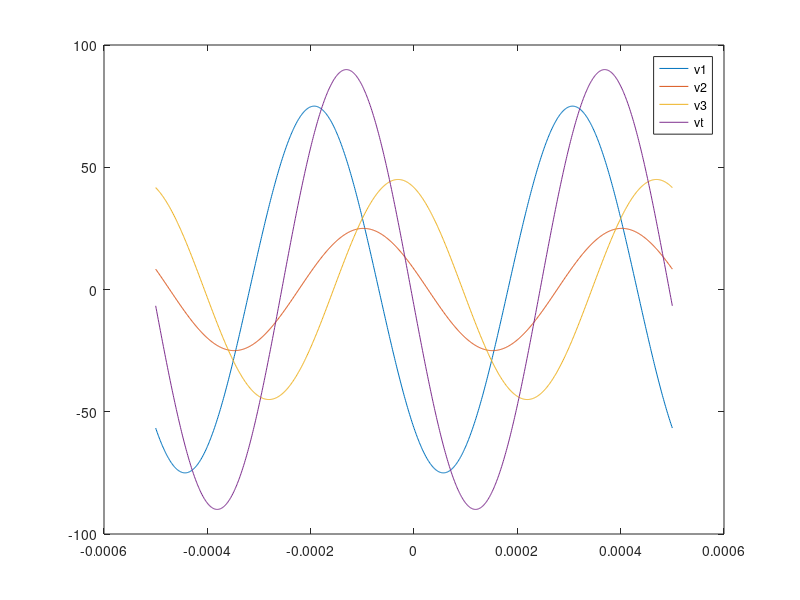
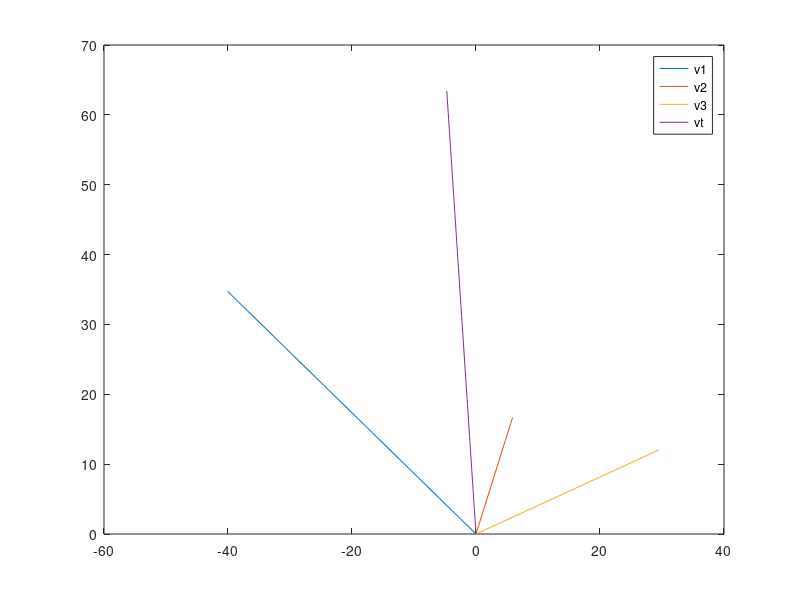
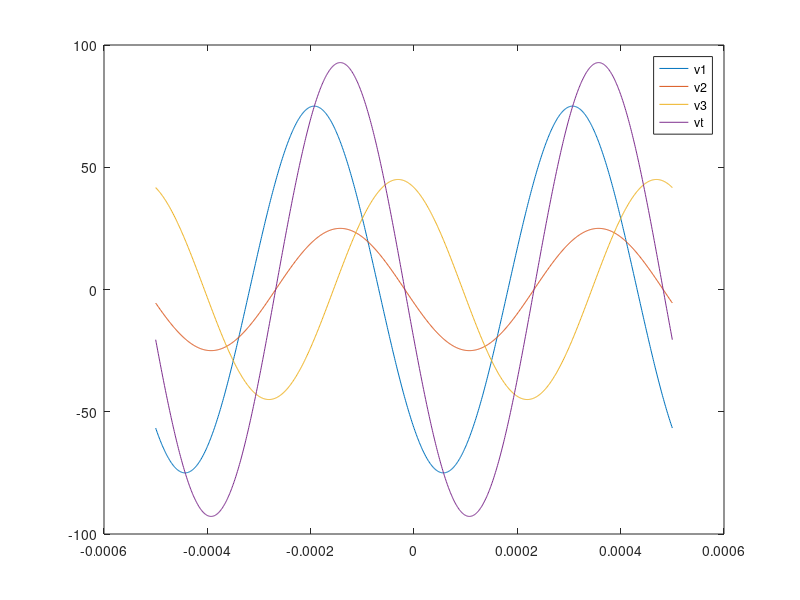

Write MATLAB code to recreate these figures, in order.
%Grandezas
f   = 2000;
w   = 4000*pi;
A1  = 75;
A2  = 25;
A3  = 45;
fi1 = acos(-34*(20/12) / A1)
fi2 = acos(  5*(20/12) / A2)
fi3 = acos( 25*(20/12) / A3)
t = linspace(-0.0005,0.0005,1000);

%Sinais no tempo
v1 = A1*cos(w*t + fi1);
v2 = A2*cos(w*t + fi2);
v3 = A3*cos(w*t + fi3);

vt = v1+v2+v3;

%Plot
figure(1);
%xtitle('Tensoes no tempo','Real','Imag');
plot(t,v1,t,v2,t,v3,t,vt);
legend('v1','v2','v3','vt');


%Fasores
v1 = A1/sqrt(2)*exp(i*fi1);
v2 = A2/sqrt(2)*exp(i*fi2);
v3 = A3/sqrt(2)*exp(i*fi3);
vt = v1+v2+v3

%Plot
figure(2);
%xtitle('Fasores das Tensoes','Real','Imag');
plot([0,real(v1)],[0,imag(v1)],[0,real(v2)],[0,imag(v2)],[0,real(v3)],[0,imag(v3)],[0,real(vt)],[0,imag(vt)]);
legend('v1','v2','v3','vt');


%Modificando Vt a partir de v2
%Primeiro, encontro a fase de v1+v3
v13  = v1+v3;
fi13 = atan(imag(v13)/real(v13))
%Agora, posiciono v2 tal que possua fase inversa a de v13
novo_fi2 = fi13+(pi)
novo_v2  = A2/sqrt(2)*exp(i*novo_fi2);
%E calculo novo vt
novo_vt = v1+novo_v2+v3;
abs(novo_vt)

%no tempo...
v1 = A1*cos(w*t + fi1);
novo_v2 = A2*cos(w*t + novo_fi2);
v3 = A3*cos(w*t + fi3);
novo_vt = v1+novo_v2+v3;

%Plot
figure(3);
%xtitle('Fasores das Tensoes modificadas','Real','Imag');
plot(t,v1,t,novo_v2,t,v3,t,novo_vt);
legend('v1','v2','v3','vt');
